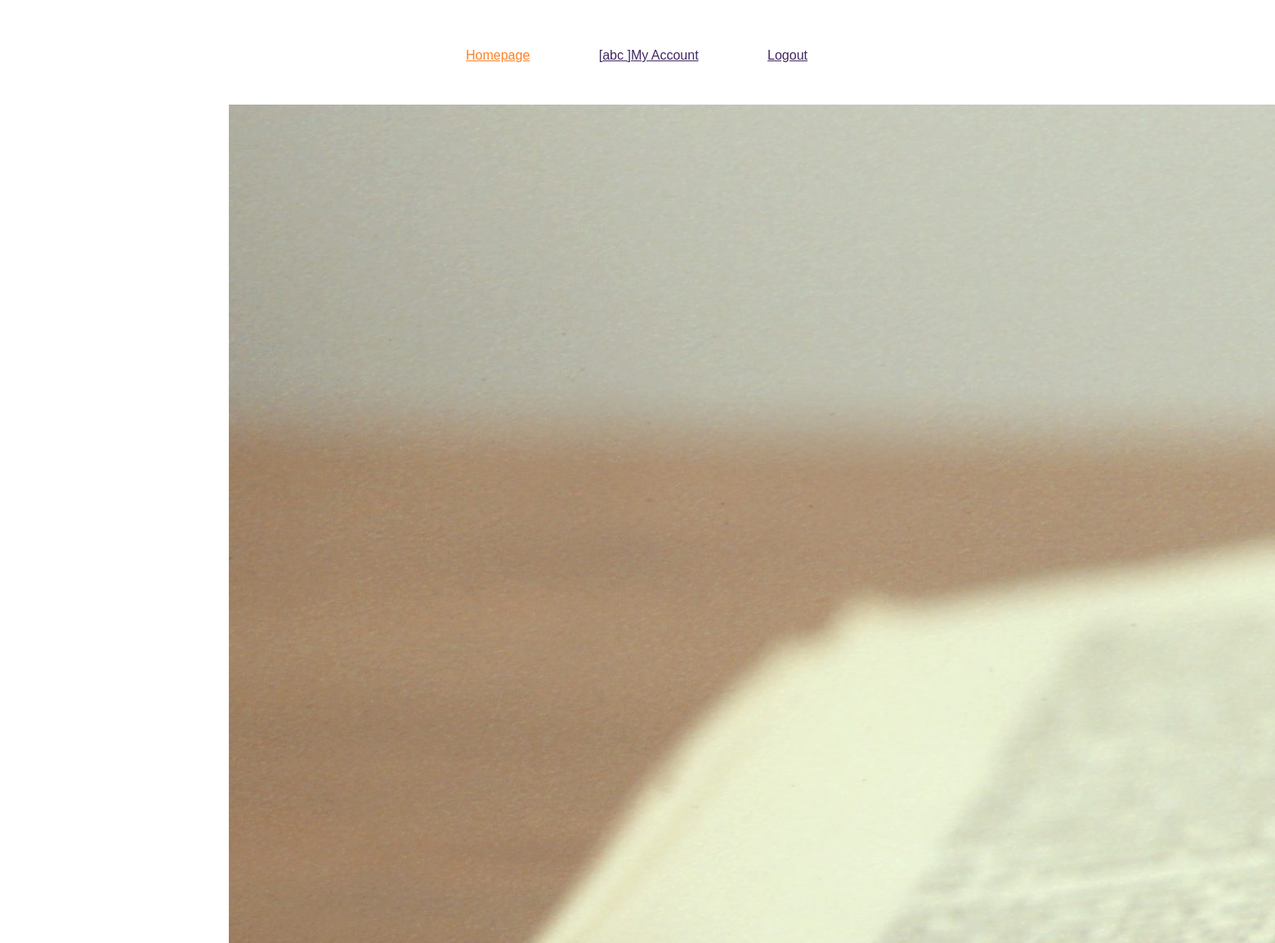
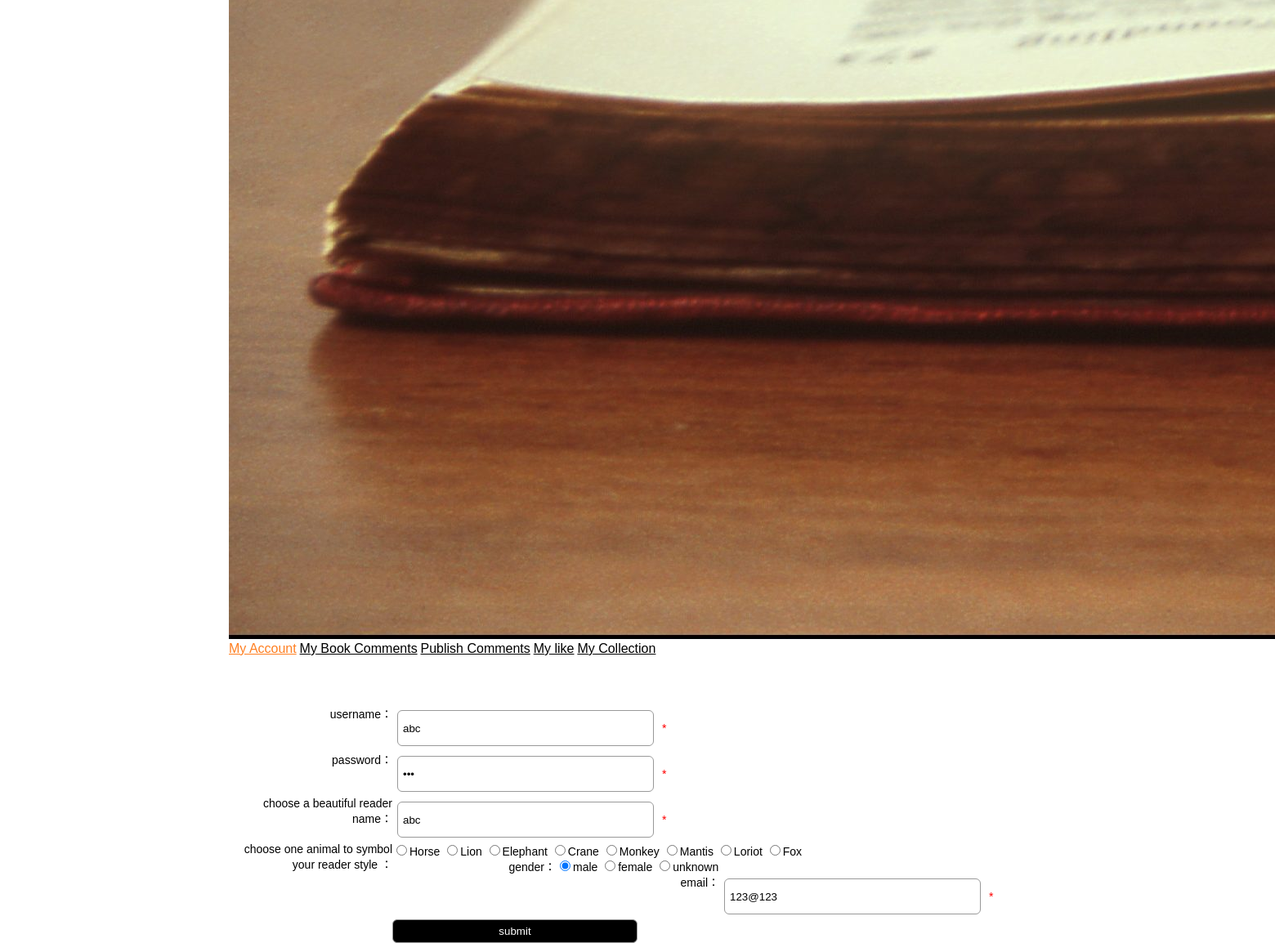
/user.php (signed in), run on the app's committed database (2 pictures, top to bottom).
### tables this page shows
CREATE TABLE `c_user` (
  `id` int(4) NOT NULL,
  `account_name` varchar(11) DEFAULT NULL COMMENT 'reader name',
  `nickname` varchar(255) DEFAULT NULL,
  `qizhi` varchar(255) DEFAULT NULL COMMENT 'animal style',
  `password` varchar(255) DEFAULT NULL,
  `sex` varchar(20) DEFAULT NULL COMMENT 'gender',
  `birthday` varchar(255) DEFAULT NULL COMMENT 'birthday',
  `email` varchar(255) DEFAULT NULL COMMENT 'email',
  `tmp_name` varchar(255) DEFAULT NULL COMMENT 'portrait',
  `remark` varchar(255) DEFAULT NULL COMMENT 'maxim',
  `c_date` varchar(11) DEFAULT NULL
);

### Conf/conn.php (called while the page is built, shortened)
<?php
$db_host = "127.0.0.1";
$dnickname = "php_2158";
$db_user = "root";
$db_pass = "";
?>

### Conf/blog.inc.php (called while the page is built, shortened)
<?php
require BLOGPATH.'Conf/conn.php';
require BLOGPATH.'Libs/Function/globle.php';
require BLOGPATH.'Libs/Class/mysql.class.php';
$db = new mysql($db_host,$db_user,$db_pass,$dnickname,0);
?>

### Libs/Class/mysql.class.php (called while the page is built, shortened)
<?php
class mysql{
	var $link;
	function connect($dbhost, $dbuser, $dbpw, $dbname, $pconnect = 0) {
	    $this->link = mysqli_connect($dbhost, $dbuser, $dbpw, $dbname);
	}
	function query($sql) {
		mysqli_query($this->link,"set names utf8");
        $query = mysqli_query($this->link,$sql);
        return $query;
    }
	function fetch_array($query, $result_type = MYSQLI_ASSOC) {
        return mysqli_fetch_array($query, $result_type);
    }
	function get_one($sql, $result_type = MYSQLI_ASSOC){
		$result = $this->query($sql);
		$record = $this->fetch_array($result, $result_type);
		return $record;
	}
}
?>

### Libs/Function/globle.php (called while the page is built)
<?php
$qizhi = array('Horse','Lion','Elephant','Crane','Monkey','Mantis','Loriot','Fox');
?>

### user.php (the view, shortened to what this page needs)
<?php require 'header.php';?>
<?php
$id = $_SESSION['loginuser']['id'];
$one=$db->get_one("select * from c_user where id=$id",MYSQLI_ASSOC);
?>
  <div class="content">
    <div class="cont w1000">
	 <img class="banner-img" src="style/img/banner.jpg">
      <div class="title">
        <span class="layui-breadcrumb" lay-separator="|">
          <a href="user.php" class="active">My Account</a>
          <a href="blog_my.php">My Book Comments</a>
          <a href="blog_add.php">Publish Comments</a>
          <a href="blog_zan.php">My like</a>
          <a href="blog_like.php">My Collection</a>
        </span>
      </div>
      <div class="list-item">
        <div class="form">
					  <form action="" method="post" class="form-inline" id="comment-form" enctype="multipart/form-data">
					  <div class="layui-form-item layui-form-text">
						<div class="layui-input-block">
						  <label style="">username：</label>
						  <input type="text" name="account_name" class="form-control" id="account_name" placeholder="login" value="<?php echo $one['account_name'];?>">
						  <font color="#FF0000"><i id="b_n_t"></i> *</font>
						</div>
						<div class="layui-input-block">
						   <label>password：</label>
						  <input type="password" name="password" class="form-control" id="password"  value="<?php echo $one['password'];?>">
						  <font color="red"><i id="password_t"></i>*</font>
						</div>
						<div class="layui-input-block">
						  <label >choose a beautiful reader name：</label>
						  <input type="text" name="nickname" class="form-control" id="nickname" placeholder="reader name: such as Shakespeare"  value="<?php echo $one['nickname'];?>">
						  <font color="#FF0000"><i id="b_n_t"></i> *</font>
						</div>
						<div class="layui-input-block">
						  <label >choose one animal to
						  symbol your reader style ：
						  </label>
					<?php foreach($qizhi as $k=>$v){?>
			 <input type="radio" class="input-text" name="qizhi" value="<?php echo $v;?>" <?php if($v==$one['qizhi']){?> checked <?php }?>/><?php echo $v;?>
		<?php }?>
						</div>
						<div class="layui-input-block">
						  <label >gender：</label>
						  <input type="radio" name="sex" class="form-control"  value="0" checked>male
						  <input type="radio" name="sex" class="form-control"  value="1">female
						  <input type="radio" name="sex" class="form-control"  value="1">unknown
						</div>
						<div class="layui-input-block">
						  <label >email：</label>
						  <input type="text" name="email" class="form-control" id="email" value="<?php echo $one['email'];?>" placeholder="email：186@qq.com"><font color="#FF0000"><i id="b_n_mail"></i> *</font>
						</div>
					  </div>
					  <div class="layui-input-block"><label style="color:#fff" > ·</label>
							<input type="submit" value="submit"/>
					  </div>
					</form>
					</div>
    </div>
  </div>

### style/css/main.css (style rules this page uses)
body { font: 14px 宋体 Helvetica Neue,Helvetica,PingFang SC,Tahoma,Arial,sans-serif; overflow-x: hidden; }
.w1000 { max-width: 1000px!important; margin:0 auto; }
.content .cont .title { margin-bottom: 60px; }
.content .cont .title a { font-size: 16px; color: #000!important; }
.content .cont .title a.active,.content .cont .title a:hover { color: #ff7f21!important; }

### user.php (style rules this page uses)
.layui-input-block label { float:left;display:inline;width:200px;text-align:right; }
.layui-input-block input[type=text], .layui-input-block input[type=password] { width:300px;text-align:left; border:1px solid #999; border-radius:6px; padding:6px; margin:6px; height:30px; }
.layui-input-block input[type=submit] { float:left;display:inline;width:300px;text-align:center;color:#fff; background:#000;padding:6px; border:1px solid #999; border-radius:6px; }

### data on the page
c_user: account_name "abc", nickname "abc", email "123@123"

### other printed values
$loginuser_name "abc"
$v "Horse"
$v "Lion"
$v "Elephant"
$v "Crane"
$v "Monkey"
$v "Mantis"
$v "Loriot"
$v "Fox"
